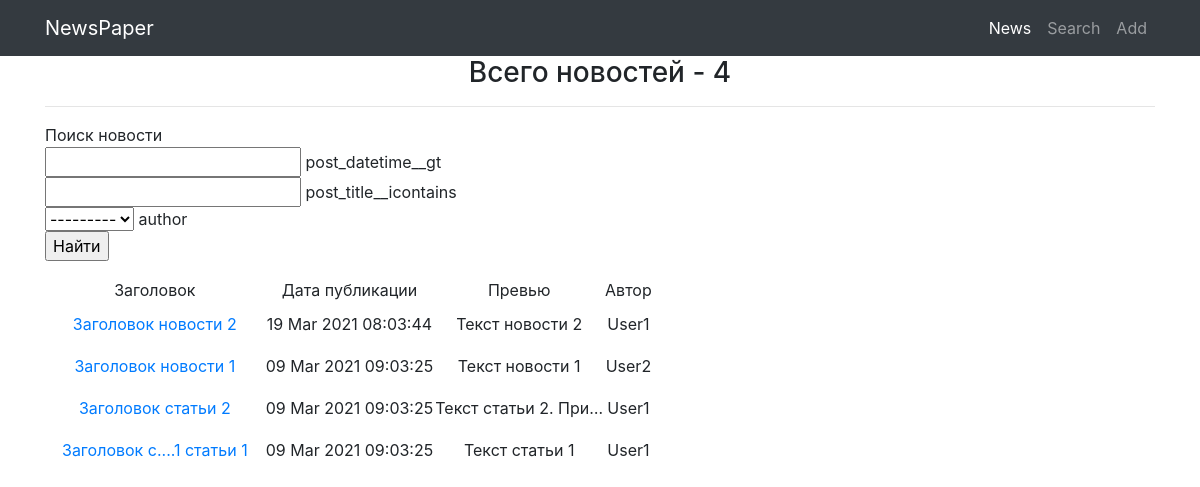
Page /news/search/ on the earlier database version.
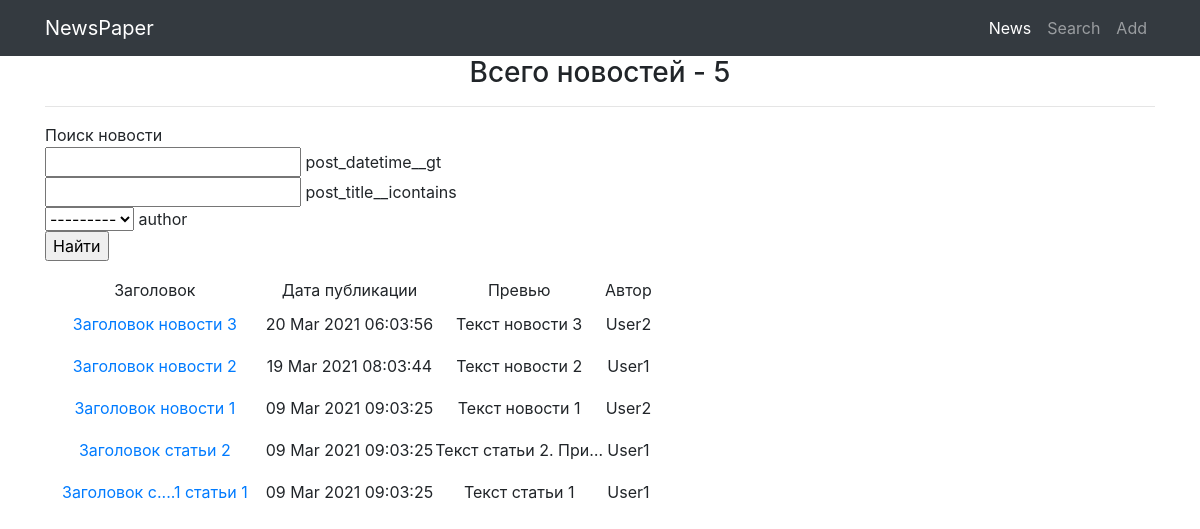
Same page on the later database version.
### NewsPaperApp/models.py (models this page shows, shortened)
class Author(models.Model):
    author = models.OneToOneField(User, on_delete=models.CASCADE)
    author_rating = models.IntegerField(default=0)
    def __str__(self):
        return self.author.username

class Post(models.Model):
    news = 'Новость'
    article = 'Статья'
    Posts = [(news, 'Новость'), (article, 'Статья'), ('select', 'Выбрать')]
    author = models.ForeignKey(Author, on_delete=models.CASCADE,
                               verbose_name='Автор', blank=True,
                               null=True)
    post_type = models.CharField(max_length=30, choices=Posts,
                                 default='select', verbose_name='Тип')
    post_datetime = models.DateTimeField(auto_now_add=True)
    post_category = models.ManyToManyField(Category, through='PostCategory')
    post_title = models.CharField(max_length=255)
    post_content = models.TextField()
    post_rating = models.IntegerField(default=0)

### NewsPaperApp/views.py (the view)
# urls.py: path('search/', NewsSearch.as_view(), name='news_search'),
class NewsSearch(ListView):
    model = Post
    template_name = 'news_search.html'
    context_object_name = 'news'
    queryset = Post.objects.order_by('-post_datetime')
    def get_context_data(self, **kwargs): # забираем отфильтрованные объекты переопределяя метод get_context_data у наследуемого класса (привет полиморфизм, мы скучали!!!)
        context = super().get_context_data(**kwargs)
        context['filter'] = PostFilter(self.request.GET, queryset=self.get_queryset())  # вписываем наш фильтр в контекст
        return context

### NewsPaperApp/templatetags/censor.py (called while the page is built)
@register.filter(name='censor')
def censor(value):
    censored_words = ['слово1', 'слово2']
    if isinstance(value, str):
        censored_list = value.split(' ')
        for cl_index, cl_value in enumerate(censored_list):
            for c_word in censored_words:
                if c_word in cl_value.lower():
                    len_dif = len(c_word) - len(cl_value) - 1
                    censored_list[cl_index] = cl_value[0] + '.' * (len(c_word) - 2) + cl_value[len_dif:]
        return ' '.join(censored_list)
    else:
        raise ValueError(f'Фильтр <censor> можно применить только к объекту типа <str>')

### templates/news_search.html (shortened to what this page needs)
{% extends 'flatpages/default.html' %}
{% load censor %}
{% block content %}
    <h3>Всего новостей - {{ news|length }}</h3>
    <hr>
    {% if news %}
        <form method="GET">
            <p style="text-align: left;">
                Поиск новости<br>
                {% for field in filter.form %}
                    {{ field }} {{ field.name }}<br>
                {% endfor %}
                <input type="submit" value="Найти">
            </p>
        </form>
        <table>
            <tr>
                <td>
                    Заголовок
                </td>
                <td>
                    Дата публикации
                </td>
                <td>
                    Превью
                </td>
                <td>
                    Автор
                </td>
            </tr>
        {% for news_id in filter.qs %}
            <tr>
                <td>
                    <a class="nav-link" href="http://127.0.0.1:8000/news/{{ news_id.id }}">{{ news_id.post_title|censor }}</a>
                </td>
                <td>
                    {{ news_id.post_datetime|date:'d M Y h:m:s' }}
                </td>
                <td>
                    {{ news_id.post_content|censor|truncatechars:20 }}
                </td>
                <td>
                    {{ news_id.author.author.username }}
                </td>
            </tr>
        {% endfor %}
        </table>
    {% else %}
        <h2>Новостей нет!</h2>
    {% endif %}
{% endblock content %}

### templates/flatpages/default.html (shortened to what this page needs)
<!DOCTYPE html>
<html lang="en">
{% load static %}
<head>
  <link href="{% static 'vendor/bootstrap/css/bootstrap.min.css' %}" rel="stylesheet">
</head>
<body>
  <nav class="navbar navbar-expand-lg navbar-dark bg-dark static-top">
    <div class="container">
      <a class="navbar-brand" href="/news">NewsPaper</a>
      <div class="collapse navbar-collapse" id="navbarResponsive">
        <ul class="navbar-nav ml-auto">
          <li class="nav-item active">
            <a class="nav-link" href="/news">News
            </a>
          </li>
          <li class="nav-item">
            <a class="nav-link" href="/news/search">Search</a>
          </li>
          <li class="nav-item">
            <a class="nav-link" href="/news/add">Add</a>
        </ul>
      </div>
    </div>
  </nav>
  <div class="container">
    <div class="row">
      <div class="col-lg-12 text-center">
        {% block content %}{% endblock content %}
      </div>
    </div>
  </div>
</body>
</html>

Differences in the rows shown:
added Post: post_title|censor "Заголовок новости 3", post_datetime "20 Mar 2021 06:03:56", post_content|censor "Текст новости 3", author.author.username "User2"
Other differences:
{{ news|length }}: "4" → "5"
